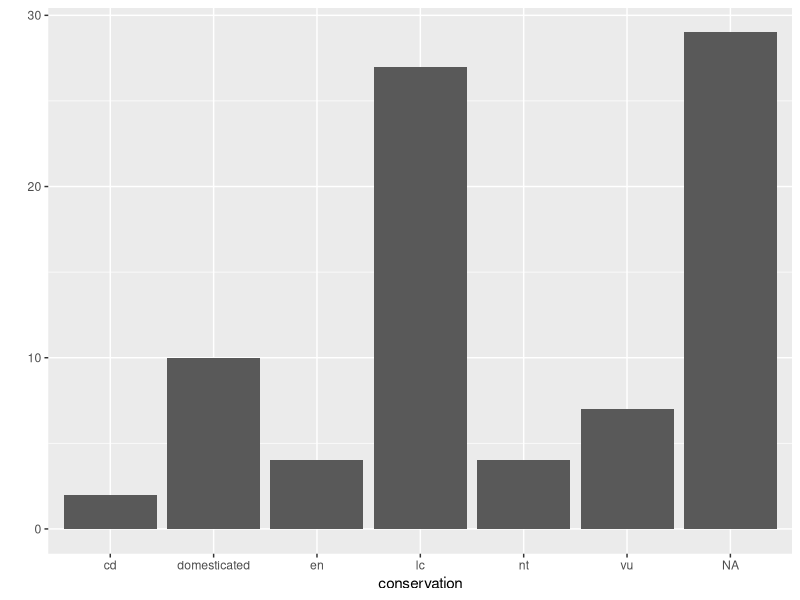
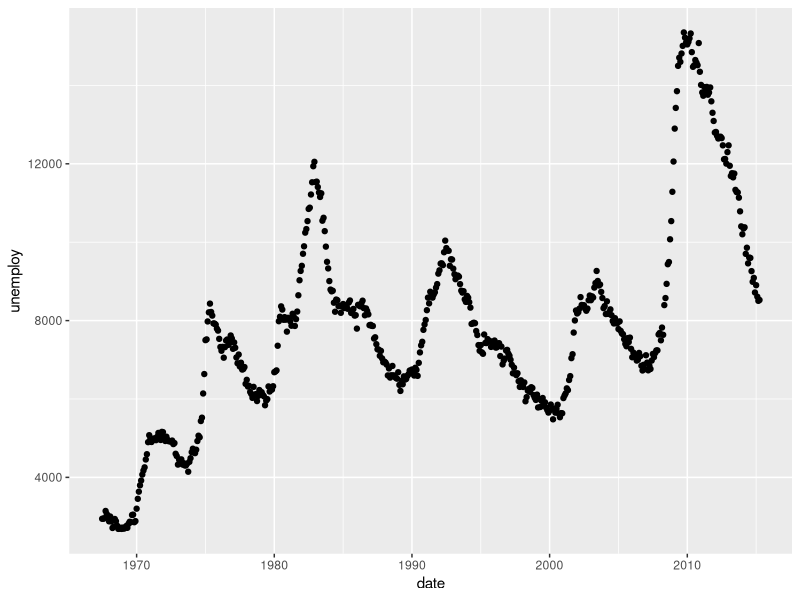
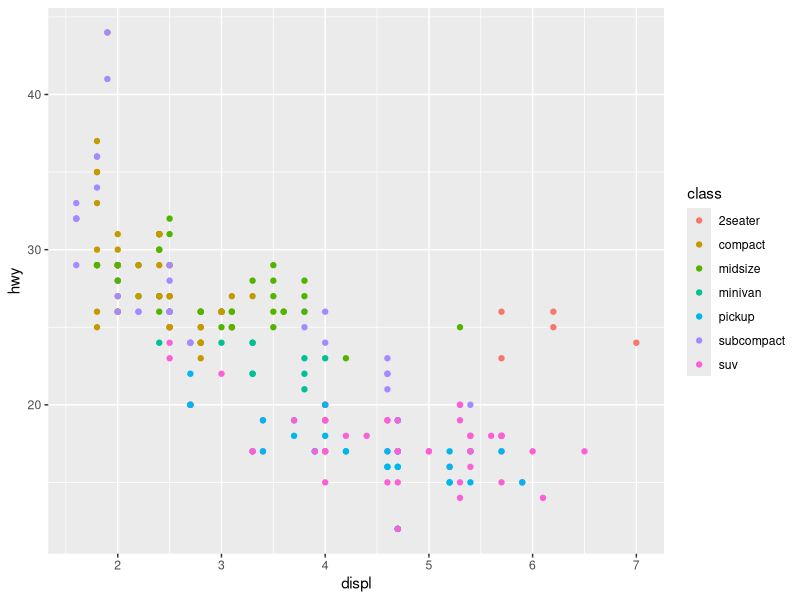
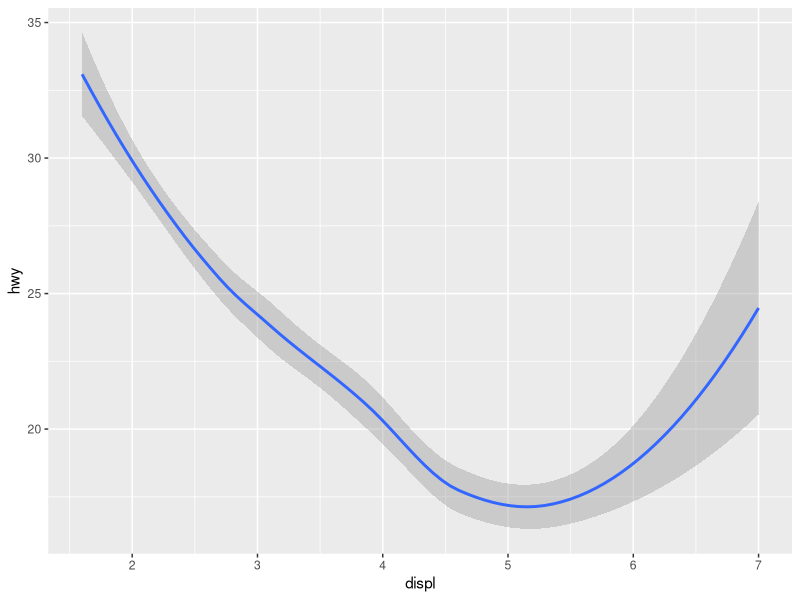
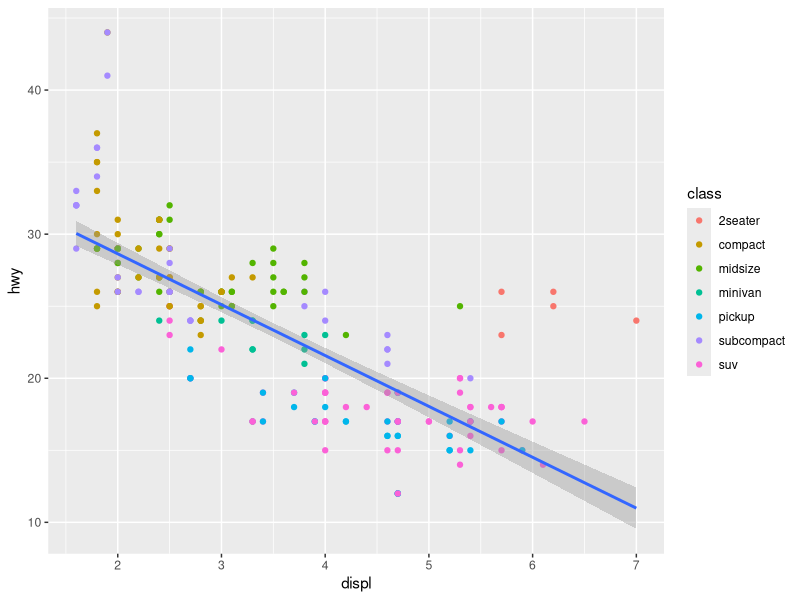
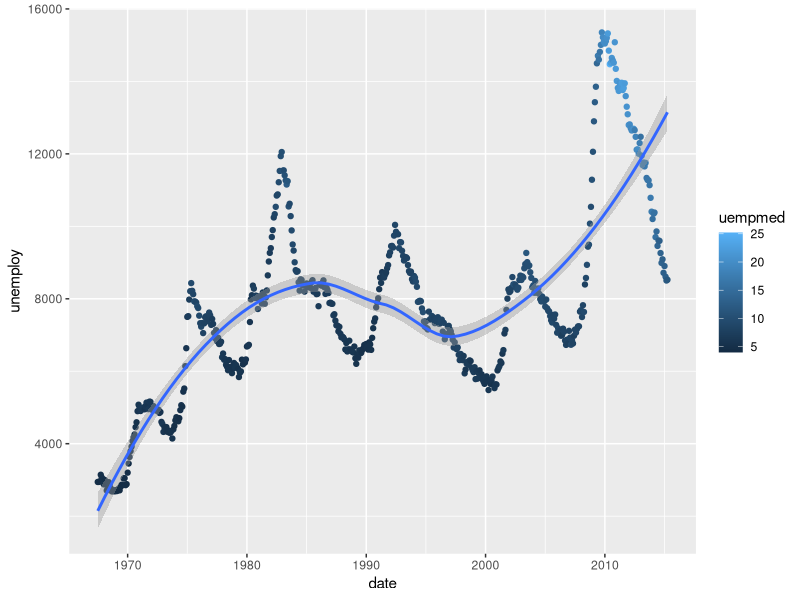
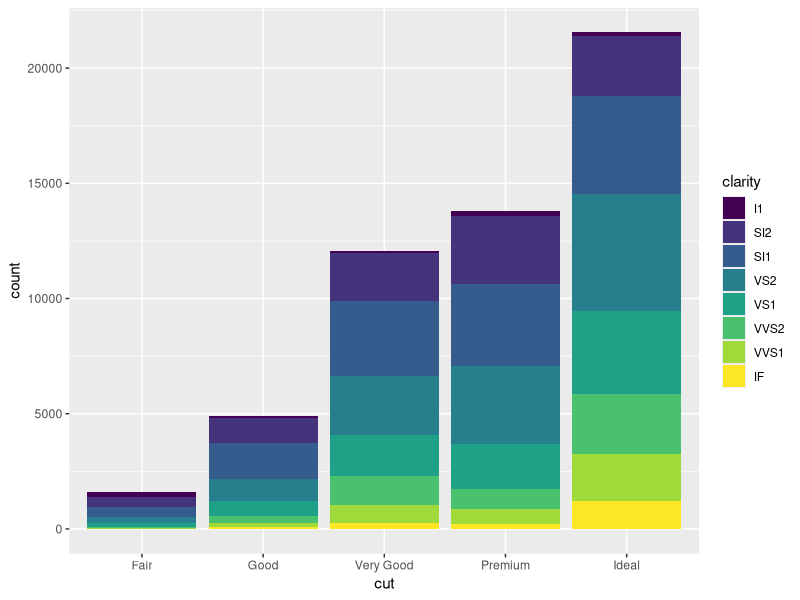
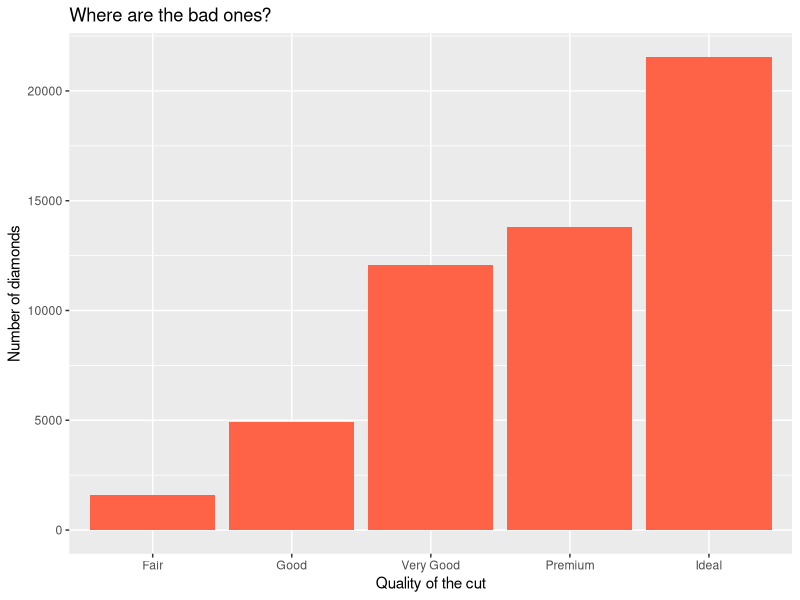

Reproduce these figures in R, in order.
# description: visualization with ggplot2 package

# load the package
library(ggplot2)

# 3 essential elements
# shortcut function: qplot()

qplot(data = msleep, # the data comes from the msleep object
      x = conservation,# the variable conservation is mapped to the aesthetic x
      geom = 'bar') # the geometry is "bar", for “bar chart”.

# Scatterplots
# data = economics
#  full gglot2 syntax
ggplot(data = economics,
       mapping = aes(x = date,
                     y = unemploy)) +
  geom_point()

# other ex
ggplot(data = mpg,
       mapping = aes(x = displ,
                     y = hwy,
                     colour = class)) +
  geom_point()

# Trend lines
ggplot(mpg,
       aes(x = displ,
           y = hwy)) +
  geom_smooth()

ggplot(mpg,
       aes(x = displ,
           y = hwy)) + 
  geom_point(mapping = aes(colour = class)) +
  geom_smooth(method = 'lm')

# add a variable and a smooth line
ggplot(economics,
       aes(x = date,
           y = unemploy)) + 
  geom_point(aes(colour = uempmed)) +
  geom_smooth()

# Bar charts and ordered factors
ggplot(data = diamonds,
       aes(x = cut,
           fill = clarity)) + 
  geom_bar()

# Customizing a plot with theme
ggplot(data = diamonds,
       aes(x = cut)) + 
  geom_bar(fill = 'tomato') +
  labs(title = "Where are the bad ones?",
       x = "Quality of the cut",
       y = "Number of diamonds")

# Horizontal bar charts
# way 1
ggplot(data = diamonds,
       aes(x = cut)) + 
  geom_bar(fill = 'tomato') +
  labs(title = "Where are the bad ones?",
       x = "Quality of the cut",
       y = "Number of diamonds") +
  coord_flip() +
  theme_minimal()

# way 2
ggplot(diamonds,
       aes(y = cut)) + # switch here...
  geom_bar(fill = "tomato") +
  labs(title = "Where are the bad ones?",
       y = "Quality of the cut", # ...but also here!
       x = "Number of diamonds") # ...and here!